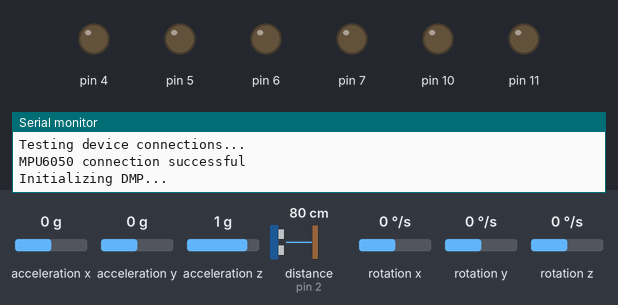
Recording of a sketch running on a simulated Arduino Uno, built with avr-gcc and run on an emulated ATmega328P. Parts: output pins drawn as LEDs (lit = HIGH), the last lines printed to the serial monitor. Wiring (inferred from the names in the program): ultrasonic range finder: trigger pin 3; echo pin 2. The inputs (shaded band) are chosen by the test bench; at power-on: distance to the obstacle (sensor on pin 2) 80 cm, acceleration x 0 g, acceleration y 0 g, acceleration z 1 g, rotation x 0 °/s, rotation y 0 °/s, rotation z 0 °/s. The echo pulse lasts 58.3 µs per cm; the sensor or clock chip raises its interrupt line as the real part does; pins used as bus, display or sensor lines are not drawn.

Above: at 0.1 s.
At 0.52 s:
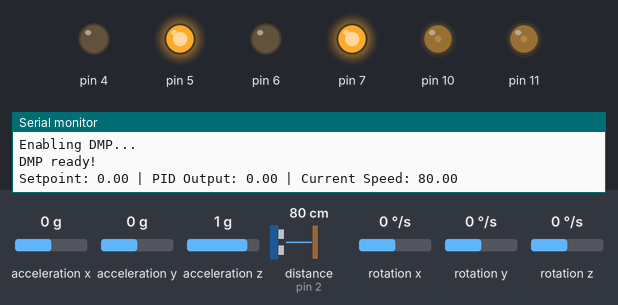
At 1.7 s:
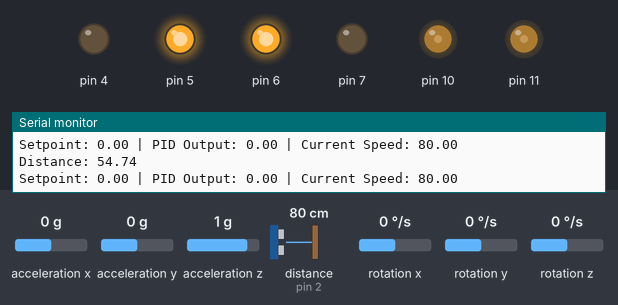
1.8 s: distance to the obstacle (sensor on pin 2) set to 120 cm
4.8 s: distance to the obstacle (sensor on pin 2) set to 18 cm
Timing chart, 0 to 7.8 s (numbered marks = the images above; inputs shaded):
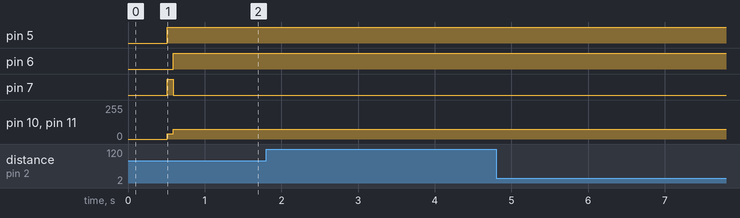

The sketch:

main.ino
```cpp
#include <PID_v1.h>
#include <LMotorController.h>
#include "I2Cdev.h"
#include "MPU6050_6Axis_MotionApps20.h"

#if I2CDEV_IMPLEMENTATION == I2CDEV_ARDUINO_WIRE
    #include "Wire.h"
#endif

#define MIN_ABS_SPEED 80
#define MAX_TURN_SPEED 150 // Cap the turning speed
#define OBSTACLE_DISTANCE 20 // Minimum distance to detect obstacle (in cm)
#define TURN_EXTENSION_DURATION 70 // Extra time (ms) to keep turning after avoiding obstacle
#define SPEED_RAMP_STEP 20 // Step size to increase/decrease speed
#define SPEED_RAMP_INTERVAL 50 // Interval (ms) for speed ramping
#define OBSTACLE_COOLDOWN 500 // Cooldown period after turning (in ms)

// Ultrasonic Sensor Pins
#define trigPin 3
#define echoPin 2

MPU6050 mpu;

bool dmpReady = false;
uint8_t devStatus;
uint16_t packetSize;
uint16_t fifoCount;
uint8_t fifoBuffer[64];

Quaternion q;
VectorFloat gravity;
float ypr[3];

// PID
double setpoint = 0; // Initial setpoint
double input, output;
double Kp = 4;
double Kd = 0.4;
double Ki = 105;
PID pid(&input, &output, &setpoint, Kp, Ki, Kd, DIRECT);

double motorSpeedFactorLeft = 0.5;
double motorSpeedFactorRight = 0.5;

int ENA = 10;
int IN1 = 5;
int IN2 = 4;
int IN3 = 7;
int IN4 = 6;
int ENB = 11;
LMotorController motorController(ENA, IN1, IN2, ENB, IN3, IN4, motorSpeedFactorLeft, motorSpeedFactorRight);

volatile unsigned long echoStartTime = 0;
volatile unsigned long echoEndTime = 0;
volatile bool measuringDistance = false;

bool turningLeft = false;         // Track if turning left
bool rampingSpeed = false;        // Track if ramping speed after turning
unsigned long turnStartTime = 0; // Track when turning started
unsigned long lastObstacleTime = 0; // Time of the last obstacle encounter

double currentSpeed = MIN_ABS_SPEED; // Current speed for ramping
unsigned long lastSpeedUpdateTime = 0; // Last time speed was updated for ramping

void triggerUltrasonic() {
    if (!measuringDistance) {
        digitalWrite(trigPin, LOW);
        delayMicroseconds(2);
        digitalWrite(trigPin, HIGH);
        delayMicroseconds(10);
        digitalWrite(trigPin, LOW);
        measuringDistance = true;
        echoStartTime = micros();
    }
}

float getDistance() {
    if (measuringDistance && echoEndTime > echoStartTime) {
        unsigned long duration = echoEndTime - echoStartTime;
        measuringDistance = false; // Reset for next measurement
        return (duration * 0.034) / 2.0;
    }
    return -1; // Distance not ready
}

void echoISR() {
    if (digitalRead(echoPin) == HIGH) {
        echoStartTime = micros();
    } else {
        echoEndTime = micros();
    }
}

void setup() {
    pinMode(trigPin, OUTPUT);
    pinMode(echoPin, INPUT);
    attachInterrupt(digitalPinToInterrupt(echoPin), echoISR, CHANGE);

    #if I2CDEV_IMPLEMENTATION == I2CDEV_ARDUINO_WIRE
        Wire.begin();
        TWBR = 24;
    #elif I2CDEV_IMPLEMENTATION == I2CDEV_BUILTIN_FASTWIRE
        Fastwire::setup(400, true);
    #endif

    Serial.begin(115200);
    while (!Serial);

    Serial.println(F("Initializing I2C devices..."));
    mpu.initialize();

    Serial.println(F("Testing device connections..."));
    Serial.println(mpu.testConnection() ? F("MPU6050 connection successful") : F("MPU6050 connection failed"));

    Serial.println(F("Initializing DMP..."));
    devStatus = mpu.dmpInitialize();

    // MPU-6050 Calibration offsets
    mpu.setXGyroOffset(46);
    mpu.setYGyroOffset(15);
    mpu.setZGyroOffset(32);
    mpu.setXAccelOffset(-1462);
    mpu.setYAccelOffset(226);
    mpu.setZAccelOffset(1781);

    if (devStatus == 0) {
        Serial.println(F("Enabling DMP..."));
        mpu.setDMPEnabled(true);

        Serial.println(F("DMP ready!"));
        dmpReady = true;

        packetSize = mpu.dmpGetFIFOPacketSize();

        pid.SetMode(AUTOMATIC);
        pid.SetSampleTime(10);
        pid.SetOutputLimits(-255, 255);
    } else {
        Serial.print(F("DMP Initialization failed (code "));
        Serial.print(devStatus);
        Serial.println(F(")"));
    }
}

void rampSpeed(double targetSpeed) {
    unsigned long currentTime = millis();
    if (currentTime - lastSpeedUpdateTime >= SPEED_RAMP_INTERVAL) {
        if (currentSpeed < targetSpeed) {
            currentSpeed = min(currentSpeed + SPEED_RAMP_STEP, targetSpeed);
        } else if (currentSpeed > targetSpeed) {
            currentSpeed = max(currentSpeed - SPEED_RAMP_STEP, targetSpeed);
        }
        lastSpeedUpdateTime = currentTime;

        if (currentSpeed == targetSpeed) {
            rampingSpeed = false; // Stop ramping once the target speed is reached
        }
    }
}

void loop() {
    if (!dmpReady) return;

    fifoCount = mpu.getFIFOCount();

    if (fifoCount >= packetSize) {
        mpu.getFIFOBytes(fifoBuffer, packetSize);
        mpu.dmpGetQuaternion(&q, fifoBuffer);
        mpu.dmpGetGravity(&gravity, &q);
        mpu.dmpGetYawPitchRoll(ypr, &q, &gravity);
        double input = ypr[2] * 180 * 1.6 / M_PI;
        pid.Compute();

        // Non-blocking ultrasonic distance measurement
        triggerUltrasonic();
        float distance = getDistance();

        // Obstacle avoidance logic
        if (distance > 0) { // Valid distance measurement
            Serial.print("Distance: ");
            Serial.println(distance);

            if (distance < OBSTACLE_DISTANCE && millis() - lastObstacleTime > OBSTACLE_COOLDOWN) {
                turningLeft = true;                // Start turning
                rampingSpeed = false;              // Disable ramping during turning
                currentSpeed = MIN_ABS_SPEED;      // Reset speed to minimum
                lastObstacleTime = millis();       // Record time of obstacle detection
                turnStartTime = millis();          // Record start time of turn
                Serial.println("Obstacle detected! Starting turn left.");
            }
        }

        // Continue turning with balancing
        if (turningLeft) {
            if (millis() - turnStartTime <= TURN_EXTENSION_DURATION) {
                motorController.turnLeft(MAX_TURN_SPEED, false);
                Serial.println("Turning left.");
                return; // Skip normal movement while turning
            } else {
                turningLeft = false; // Stop turning after extension
                rampingSpeed = true; // Enable ramping after turning
                Serial.println("Turning complete. Resuming normal operation.");
            }
        }

        // Ramping speed after turning
        if (rampingSpeed) {
            rampSpeed(MIN_ABS_SPEED + abs(output));
        }

        // Normal balancing or movement
        motorController.move(output, rampingSpeed ? currentSpeed : MIN_ABS_SPEED + abs(output));

        // Debugging
        Serial.print("Setpoint: "); Serial.print(setpoint); Serial.print(" | ");
        Serial.print("PID Output: "); Serial.print(output); Serial.print(" | ");
        Serial.print("Current Speed: "); Serial.println(currentSpeed);
    }
}
```
